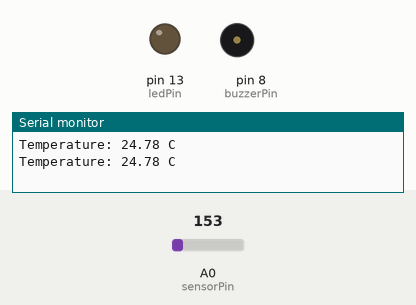
Simulated run of this sketch. Board: Arduino Uno, built with avr-gcc and run on an emulated ATmega328P. On the bench: output pins drawn as LEDs (lit = HIGH), buzzer (waves = sounding), the last lines printed to the serial monitor. The inputs (shaded band) are chosen by the test bench; at power-on: A0 (sensorPin) = 153.

Above: at 1.8 s.
1.9 s: A0 (sensorPin) set to 175
At 2.6 s:
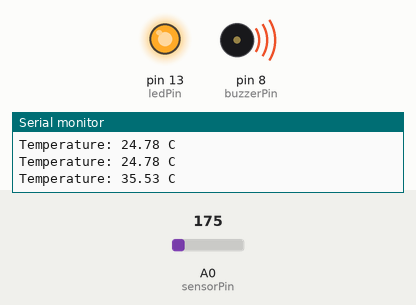
3.5 s: A0 (sensorPin) set to 133
At 5.2 s:
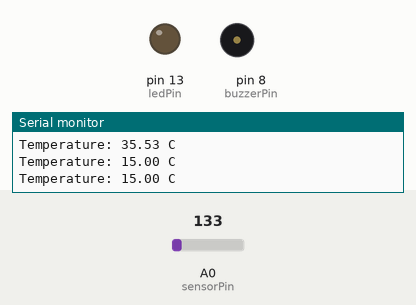
5.5 s: A0 (sensorPin) set to 165
At 6.9 s:
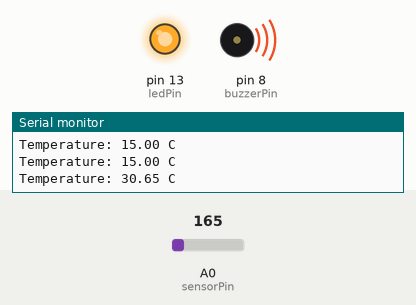
Timing chart, 0 to 8.5 s (numbered marks = the images above; inputs shaded):
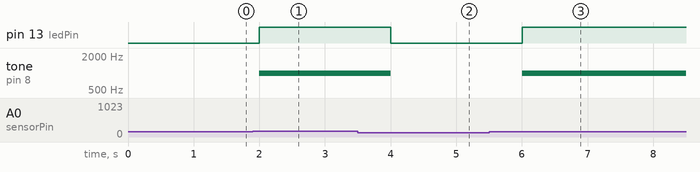

The sketch:

temperature_alert.ino
```cpp
// Project 02: Automatic Temperature Monitoring and Alert System

const int sensorPin = A0;
const int ledPin = 13;
const int buzzerPin = 8;

const float thresholdC = 30.0;

void setup() {
  pinMode(ledPin, OUTPUT);
  pinMode(buzzerPin, OUTPUT);

  Serial.begin(9600);
}

void loop() {
  // Read the TMP36 sensor
  int sensorValue = analogRead(sensorPin);

  // Convert analog reading to voltage
  float voltage = sensorValue * (5.0 / 1023.0);

  // Convert voltage to temperature in Celsius
  float temperatureC = (voltage - 0.5) * 100.0;

  // Display temperature on Serial Monitor
  Serial.print("Temperature: ");
  Serial.print(temperatureC);
  Serial.println(" C");

  // Activate alerts when temperature reaches 30°C
  if (temperatureC >= thresholdC) {
    digitalWrite(ledPin, HIGH);
    tone(buzzerPin, 1000);
  } else {
    digitalWrite(ledPin, LOW);
    noTone(buzzerPin);
  }

  delay(1000);
}
```

Measured:
- the behaviour switches between 163 and 164 on A0 (sensorPin) (found by bisection; images 0 and 1)
- after the input at 1.9 s, pin 13 (ledPin): LOW → HIGH after 0.10 s; tone on pin 8 (buzzerPin): silent → 1000 Hz after 0.10 s
- after the input at 3.5 s, pin 13 (ledPin): HIGH → LOW after 0.50 s; tone on pin 8 (buzzerPin): 1000 Hz → silent after 0.50 s
- after the input at 5.5 s, pin 13 (ledPin): LOW → HIGH after 0.51 s; tone on pin 8 (buzzerPin): silent → 1000 Hz after 0.51 s
